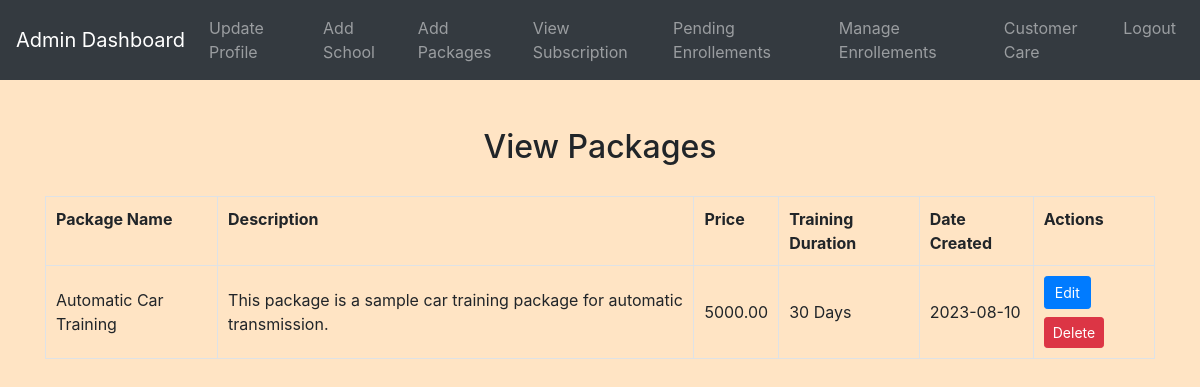
/admin/view_package.php (signed in), run on the app's committed database.
### tables this page shows
CREATE TABLE `packages` (
  `package_id` int(11) NOT NULL,
  `package_name` varchar(255) NOT NULL,
  `description` text DEFAULT NULL,
  `price` decimal(10,2) NOT NULL,
  `training_duration` varchar(50) DEFAULT NULL,
  `date_created` date DEFAULT NULL
);

### admin/view_package.php (the view, shortened to what this page needs)
<?php
include('config.php');
$selectSql = "SELECT * FROM Packages";
$result = $conn->query($selectSql);
?>
<!DOCTYPE html>
<html>
<head>
    <link rel="stylesheet" href="https://stackpath.bootstrapcdn.com/bootstrap/4.5.2/css/bootstrap.min.css">
    <link rel="stylesheet" href="../css/style.css">
</head>
<body>
<?php include('admin_navbar.php'); ?>
    <div class="container mt-5">
        <h2>View Packages</h2>
        <table class="table table-bordered">
            <tr>
                <th>Package Name</th>
                <th>Description</th>
                <th>Price</th>
                <th>Training Duration</th>
                <th>Date Created</th>
                <th>Actions</th>
            </tr>
            <?php
            while ($row = $result->fetch_assoc()) {
                echo "<tr>";
                echo "<td>" . $row['package_name'] . "</td>";
                echo "<td>" . $row['description'] . "</td>";
                echo "<td>" . $row['price'] . "</td>";
                echo "<td>" . $row['training_duration'] . "</td>";
                echo "<td>" . $row['date_created'] . "</td>";
                echo "<td><a href='edit_package.php?id=" . $row['package_id'] . "' class='btn btn-primary btn-sm'>Edit</a> ";
                echo "<a href='?delete=" . $row['package_id'] . "' class='mt-2 btn btn-danger btn-sm'>Delete</a></td>";
                echo "</tr>";
            }
            ?>
        </table>
    </div>
</body>
</html>

### css/style.css (style rules this page uses)
body { background-color: bisque; }
h1, h2, h3, h4 { text-align: center; margin-top: 30px; margin-bottom: 30px; }
.table { width: 100%; border-collapse: collapse; margin-top: 20px; }
.table th, .table td { padding: 10px; border: 1px solid #dee2e6; }
.table tbody td { vertical-align: middle; }
.btn-primary { padding: 5px 10px; }

### data on the page
packages: package_name "Automatic Car Training", description "This package is a sample car training package for automatic transmission.", price "5000.00", training_duration "30 Days", date_created "2023-08-10"
